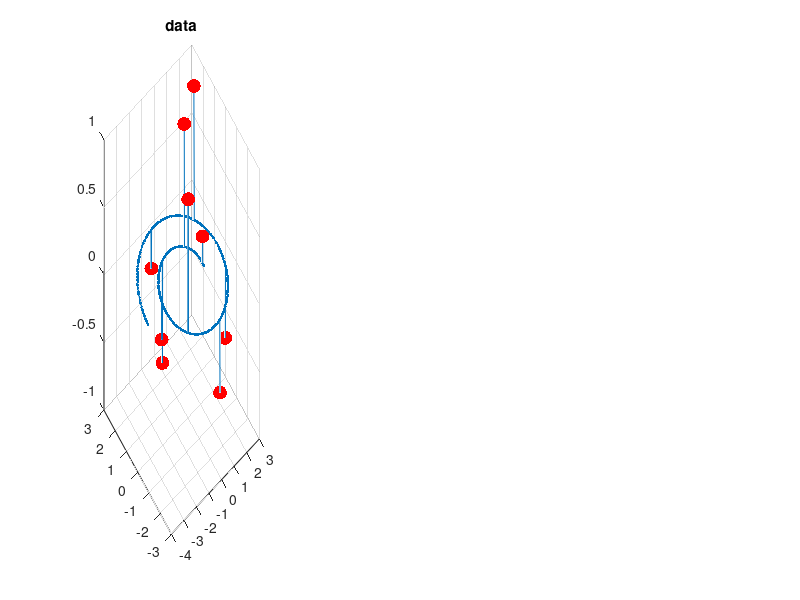

MATLAB code to generate this figure: (Note: this script raises an error after producing the figure.)
% This code shows a toy demo of regression based on Hessian energy. There are 3 parameters to be tuned for regression:
%  1. 'KNSize' specifies the size of nearest neighbors for each data point. This parameter affects the estimation of local tangent space and the estimation local Hessian.
%  2. 'TanParam.NCoordDim' specifies the dimensionality of tangent space for each data point
%  3. 'Lambda1' is the usual regularization parameter.
% In general, we recommend tuning the parameters using cross-validation based on given labeled data points. For details, please refer to our paper
%  Kwang In Kim, Florian Steinke and Matthias Hein, "Semi-supervised Regression using Hessian energy with an application to semi-supervised dimensionality reduction", Advances in Neural Information Processing Systems 22.

clear;
close all;

KNSize = 20;
TanParam.DimGiven = 1;
TanParam.NCoordDim = 1;

Lambda1 = 0.000010;
Lambda2 = 0;

%%% generate data
    Theta = [2*pi:0.01:5*pi];
    R = Theta/5;
    NumTrn = length(Theta);
    
    Nodes = zeros(NumTrn,2);
    Labels.y = zeros(NumTrn,1);
    Labels.LFlag = zeros(NumTrn,1);
        
    for i=1:NumTrn
        RNoise = zeros(2,1);
        Nodes(i,1) = R(i)*cos(Theta(i))+RNoise(1);
        Nodes(i,2) = R(i)*sin(Theta(i))+RNoise(2);
    end

    LLoc = [10,100,200,300,400,500,600,700,800];
    Var = LLoc/100;
    for i=1:length(LLoc);
        Labels.LFlag(LLoc(i)) = 1;
        Labels.y(LLoc(i)) = sin(2*Var(i));
    end
    
    subplot(1,3,1);
    plot3(Nodes(:,1),Nodes(:,2),Labels.y, '.-');
    hold on;
    plot3(Nodes(LLoc,1),Nodes(LLoc,2),Labels.y(LLoc), 'r.', 'MarkerSize',30);
    hold off;
    grid on;
    title('data')
%%% generate data

%% perform regression
    [NNIdx, KDistance] = GetKNN(Nodes, KNSize);
    [B] = ConstructHessian(Nodes, NNIdx, TanParam);
    [F] = PerformRegression(Labels, B, Lambda1);
%% perform regression

subplot(1,3,2);
plot3(Nodes(:,1),Nodes(:,2),F, '.-');
hold on;
plot3(Nodes([LLoc],1),Nodes([LLoc],2),Labels.y([LLoc]), 'r.', 'MarkerSize',30);
hold off;
grid on;
title('regression result')

%%% show eigenvectors
    GridSize = length(F);
    Grid = zeros(GridSize,1);
    Grid(1) = 0;
    for i=2:GridSize
        Grid(i) = Grid(i-1)+norm(Nodes(i,:)-Nodes(i-1,:));
    end
    [evec,eval] = eig(full(B));
    eval = diag(eval);
    eval(1:10)
    subplot(1,3,3);
    plot(Grid,evec(:,1),'r',Grid,evec(:,2),'g',Grid,evec(:,3),'b',Grid,evec(:,4),'m');
    legend('1st','2nd','3rd','4th');
    grid on;
    title('eigenvectors of B')
%%% show eigenvectors

display('done.');
